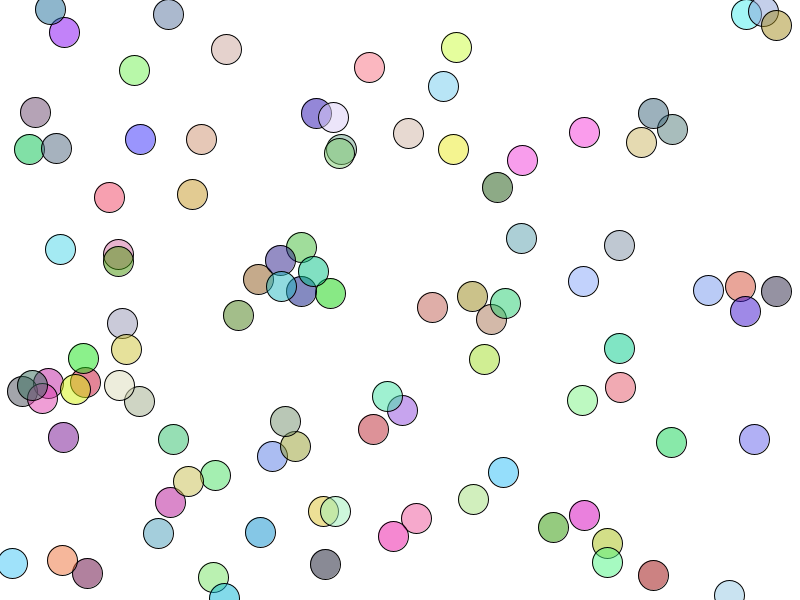
Frame 1 (no input)
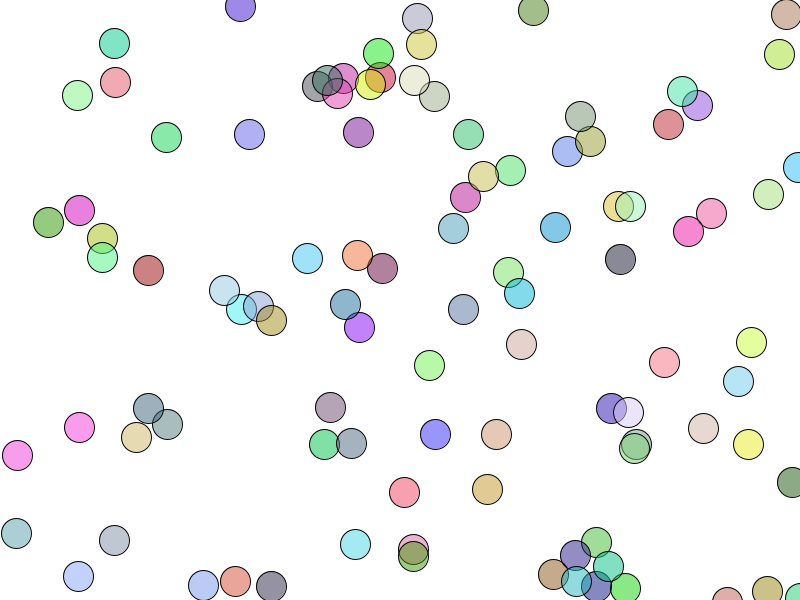
Frame 60 (the mouse pressed at the canvas centre just before this capture)
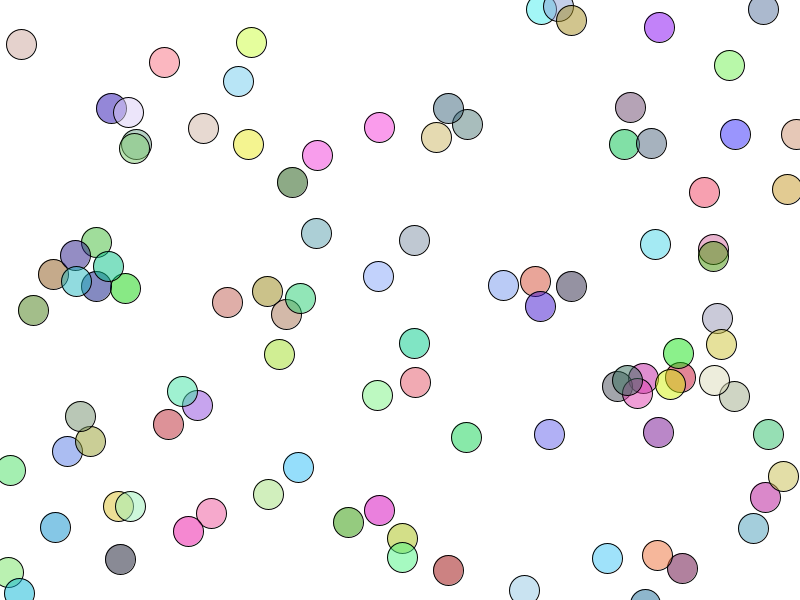
Frame 120 (the mouse held since frame 60 and released just before this capture)

The Processing sketch that drew these frames (run headless with seeded random() and noise(); from frame 60 on, the mouse is pressed at the canvas centre):

// Processing sketch: multipleCircle
// ── multipleCircle.pde
int[] cx =  new int[100];
int[] cy = new int[100];
color[] cc = new color[100];

void setup()
{
  size(800, 600);
  
  for( int i=0; i<100; i++ ){
    cx[i] = int(random(width));
    cy[i] = int(random(height));
    cc[i] = color(random(255), random(255), random(255), 128);
  }
}

void draw()
{
  background(255);
  
  for( int i = 0; i<cx.length; i++ ){
    cx[i] += 5;
    cy[i] += 5;
    fill(cc[i]);
    ellipse(cx[i], cy[i], 30, 30);
    
    cx[i] = cx[i] % width;
    cy[i] = cy[i] % height;
  }
  
}
